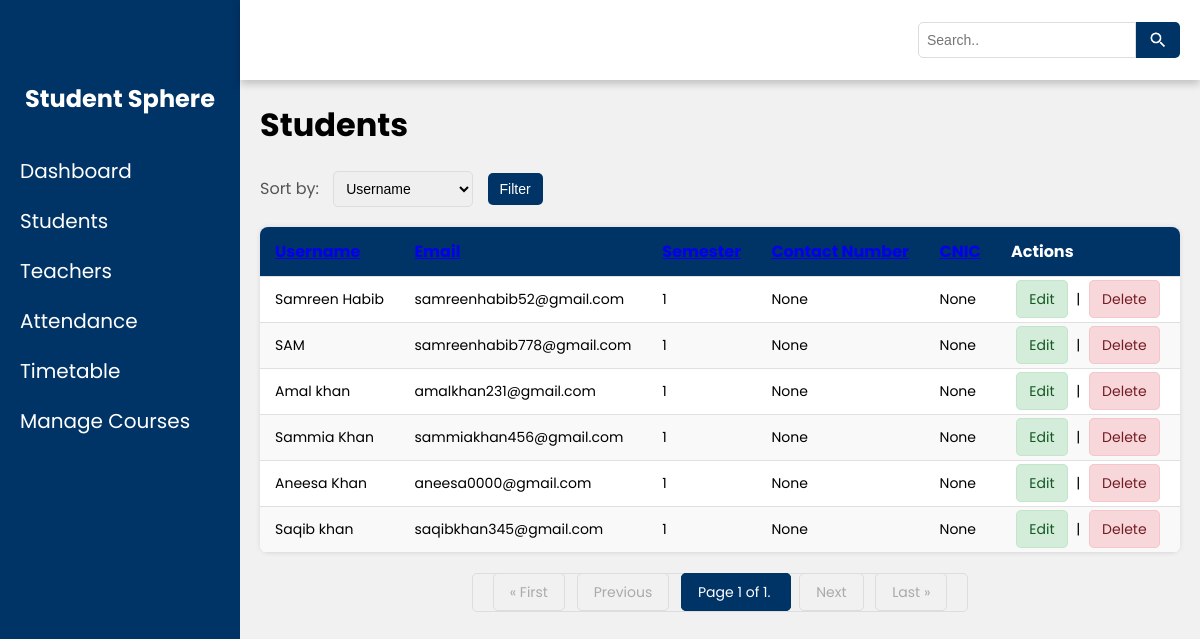
/students/, run on an earlier commit of the app's database.
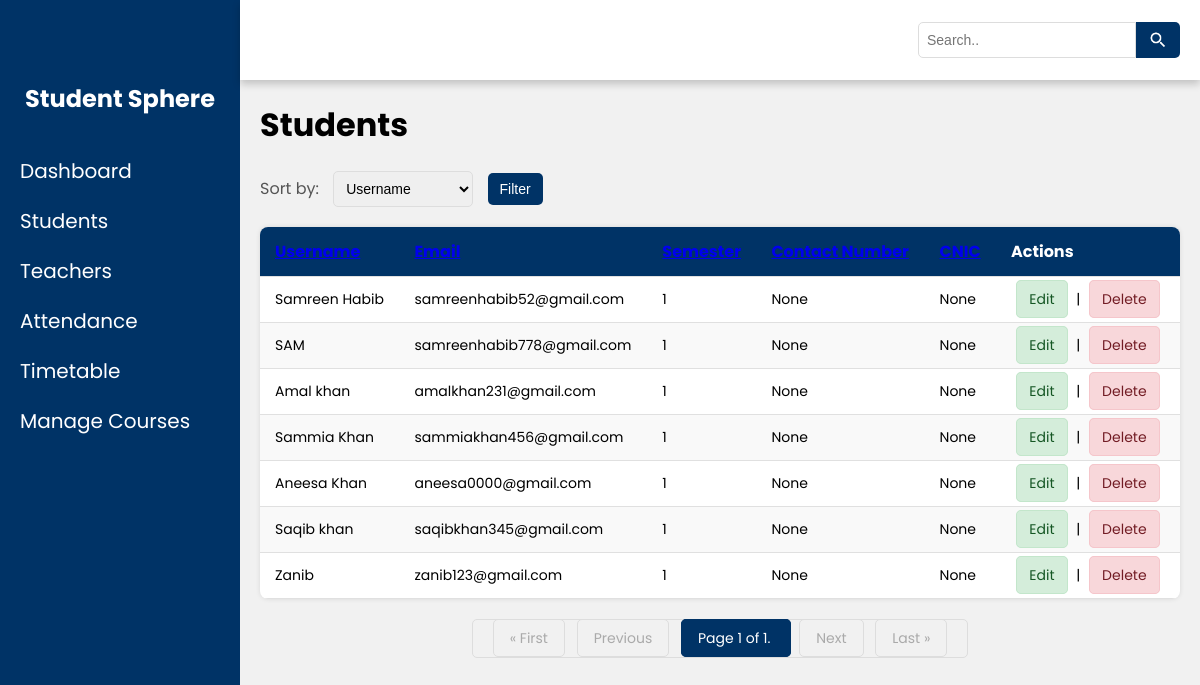
And on a later commit of the database.
### student_management_app/models.py (models this page shows, shortened)
class StudentProfile(models.Model):
    user = models.OneToOneField(
        settings.AUTH_USER_MODEL,
        on_delete=models.CASCADE,
        related_name='student_profile'  # Added related name
    )
    semester = models.IntegerField(
        choices=[(i, f'Semester {i}') for i in range(1, 9)]
    )
    contact_number = models.CharField(max_length=20, blank=True, null=True)
    cnic = models.CharField(max_length=15, blank=True, null=True)

class UserProfile(AbstractUser):
    ROLE_CHOICES = [
        ('student', 'Student'),
        ('teacher', 'Teacher'),
        ('admin', 'Admin'),
    ]
    role = models.CharField(max_length=10, choices=ROLE_CHOICES, default='student')

### student_management_app/views.py (the view, shortened to what this page needs)
# urls.py: path('students/', views.student_list, name='student_list'), # Corrected line
def student_list(request):  # Make sure this function exists and is named correctly
    students = StudentProfile.objects.all()
    search_term = request.GET.get('search')
    sort_by = request.GET.get('sort')
    if sort_by:
        if sort_by == 'user__username':
            students = students.order_by('user__username')
        elif sort_by == 'user__email':
            students = students.order_by('user__email')
        elif sort_by == 'semester':
            students = students.order_by('semester')
        elif sort_by == 'contact_number':
            students = students.order_by('contact_number')
        elif sort_by == 'cnic':
            students = students.order_by('cnic')
        else:
            students = students.order_by('pk')  # default sort
    else:
        students = students.order_by('pk')
    paginator = Paginator(students, 10)
    page_number = request.GET.get('page')
    try:
        page_obj = paginator.get_page(page_number)
    except PageNotAnInteger:
        page_obj = paginator.get_page(1)
    except EmptyPage:
        page_obj = paginator.get_page(paginator.num_pages)
    context = {
        'page_obj': page_obj,
        'search_term': search_term,
        'sort_by': sort_by,
    }
    return render(request, 'admin_students.html', context)

### student_management_app/context_processors.py (called while the page is built)
def user_role_processor(request):
    user_role = None
    if request.user.is_authenticated:
        user_role = getattr(request.user, 'role', 'Role_Attribute_Missing_In_Model')
        logger.info(f"Context Processor: User '{request.user.username}' is authenticated. Role found: '{user_role}'")
    else:
        logger.info("Context Processor: User is NOT authenticated.")
    return {'user_role': user_role}

### student_management_app/templates/admin_students.html (shortened to what the changed rows need)
<!DOCTYPE html>
<html lang="en">
<head>
    <link rel="stylesheet" href="/static/css/style4.css">
</head>
<body>
    <div class="side-menu">
        <br><br>
        <div class="fyp-name">
            <h2>Student Sphere</h2>
        </div>
    </div>
    <div class="container">
        <div class="content">
            <h1>Students</h1>
            <table>
                <thead>
                    <tr>
                        <th><a href="{% url 'student_list' %}?sort=user__username{% if search_term %}&search={{ search_term }}{% endif %}">Username</a></th>
                        <th><a href="{% url 'student_list' %}?sort=user__email{% if search_term %}&search={{ search_term }}{% endif %}">Email</a></th>
                        <th><a href="{% url 'student_list' %}?sort=semester{% if search_term %}&search={{ search_term }}{% endif %}">Semester</a></th>
                        <th><a href="{% url 'student_list' %}?sort=contact_number{% if search_term %}&search={{ search_term }}{% endif %}">Contact Number</a></th>
                        <th><a href="{% url 'student_list' %}?sort=cnic{% if search_term %}&search={{ search_term }}{% endif %}">CNIC</a></th>
                        <th>Actions</th>
                    </tr>
                </thead>
                <tbody>
                    {% for student_profile in page_obj %}
                    <tr>
                        <td>{{ student_profile.user.username }}</td>
                        <td>{{ student_profile.user.email }}</td>
                        <td>{{ student_profile.semester }}</td>
                        <td>{{ student_profile.contact_number }}</td>
                        <td>{{ student_profile.cnic }}</td>
                        <td>
                            <a href="{% url 'student_edit' student_profile.user.pk %}">Edit</a> |
                            <a href="{% url 'student_delete' student_profile.user.pk %}" onclick="confirmDelete(event, '{% url 'student_delete' student_profile.user.pk %}')">Delete</a>
                        </td>
                    </tr>
                    {% empty %}
                    <tr><td colspan="6">No students found.</td></tr>
                    {% endfor %}
                </tbody>
            </table>
        </div>
    </div>
</body>
</html>

What changed in the data, as far as the page shows it:
added StudentProfile: user.username "Zanib", user.email "zanib123@gmail.com", semester "1", contact_number "None", cnic "None"
